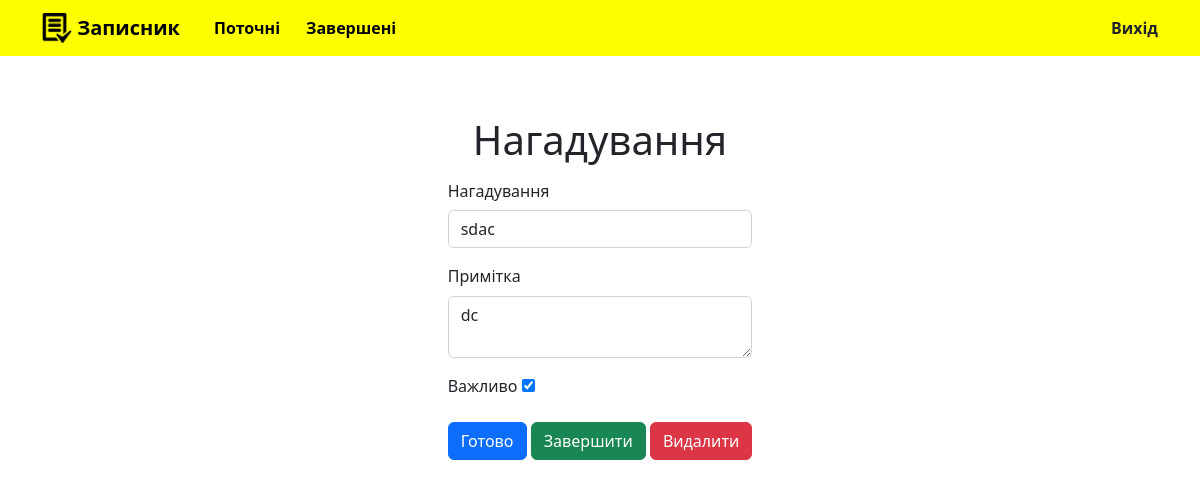
Screenshot of /todo/36 (signed in) with the database file from the repository.
### todo/models.py (models this page shows, shortened)
class Todowoo(models.Model):
    title = models.CharField(max_length=100)
    memo = models.TextField(blank=True)
    created = models.DateTimeField(auto_now_add=True)
    datecompleted = models.DateTimeField(null=True, blank=True)
    important = models.BooleanField(default=False)
    user = models.ForeignKey(User, on_delete=models.CASCADE)

### todo/views.py (the view, shortened to what this page needs)
# urls.py: path('todo/<int:todo_pk>', views.viewtodo, name='viewtodo'),
@login_required
def viewtodo(request, todo_pk):
    todo = get_object_or_404(Todowoo, pk=todo_pk, user=request.user)
    if request.method == "GET":
        form = TodoForm(instance=todo)
        return render(request, 'todo/viewtodo.html', {'todo':todo, 'form':form})

### todo/forms.py
class TodoForm(ModelForm):
    class Meta:
        model = Todowoo
        fields = ['title', 'memo', 'important']

### todo/templates/todo/viewtodo.html (shortened to what this page needs)
{% extends 'todo/base.html' %}
{% block content %}
<div class="d-flex flex-column">
  <div class="d-flex justify-content-center">
    <h1>Нагадування</h1>
  </div>
<div class="d-flex justify-content-center">
  <form method="POST">
    <div class="mb-3">
      <label for="title" class="col-sm-4 col-form-label">
        Нагадування
      </label>
      <input type="text" class="form-control" name="title" id="title" value="{{ todo.title }}" required>
    </div>
    <div class="mb-3">
      <label for="memo" class="form-label">
        Примітка
      </label>
      <textarea class="form-control" name="memo" id="memo">{{ todo.memo }}</textarea>
    </div>
    <div class="mb-3">
      <label class="form-label" for="important">
        Важливо
      </label>
      <input class="form-input" type="checkbox" id="important" name="important" {% if todo.important %}checked{% endif %}>
    </div>
      <button type="submit" class="btn btn-primary">Готово</button>
      <button type="button" class="btn btn-success" onclick="$('#complete').click()">Завершити</button>
      <button type="button" class="btn btn-danger" onclick="$('#delete').click()">Видалити</button>
  </form>
</div>
{% endblock %}

### todo/static/todo/custom1.css (style rules this page uses)
html { height: 100%; width: 100%; font-family: 'Arima', cursive; font-family: 'Noto Sans JP', sans-serif; font-family: 'Press Start 2P', cursive; }
body { margin: 0; padding: 0; min-height: 100%; }

### rows the page displays
Todowoo: title "sdac", memo "dc", important "☑"
